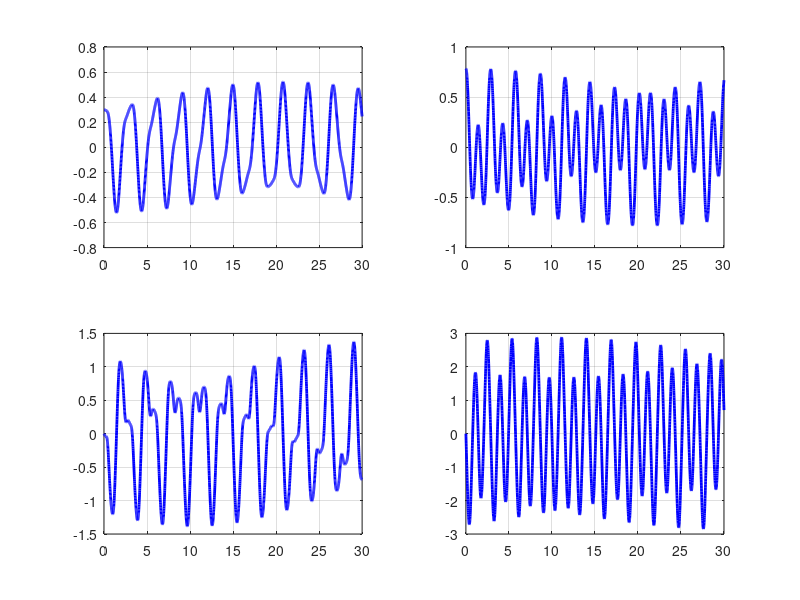

The MATLAB script that drew this image:
clear all; close all;tic
m = 1.5; M = 0.5; k = 10; L = 0.7; g = 9.81
x0 = [0.3,0,pi/4,0]; t = 0:0.01:30;
f = @(t,x) [x(2);
            (M*L*sin(x(3))*x(4)^2 - k*x(1) + 
            M*g*sin(x(3))*cos(x(3)))/(m + M*sin(x(3))^2);
            x(4);
            -(M*L*sin(x(3))*cos(x(3))*x(4)^2 - k*x(1)*cos(x(3)) + 
            (m+M)*g*sin(x(3)))/(m*L + M*L*sin(x(3))^2)];
[t,x] = ode45(f,t,x0);

figure(1);clf;
subplot(2,2,1);plot(t,x(:,1),'-b','linewidth',2); grid on;
subplot(2,2,2);plot(t,x(:,3),'-b','linewidth',2); grid on;
subplot(2,2,3);plot(t,x(:,2),'-b','linewidth',2); grid on;
subplot(2,2,4);plot(t,x(:,4),'-b','linewidth',2); grid on;toc
%%%%% tarea: pendulo total
